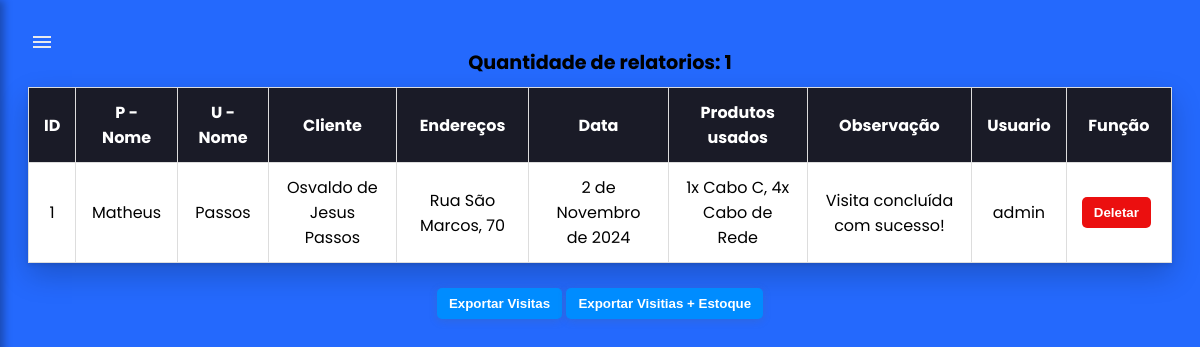
Screenshot of /sistema/visita_tecnica/historico/ (signed in) with the database file from the repository.
### visita_tecnico/models.py (models this page shows, shortened)
class RelatoriosVisitas(models.Model):
    id_visita = models.AutoField(primary_key=True)
    usuario = models.CharField(max_length=150, null=False)
    nom_tecnico = models.CharField(max_length=150, null=False)
    nom_tecnico_f = models.CharField(max_length=150)
    nom_cliente = models.CharField(max_length=150, null=False)
    endereco = models.CharField(max_length=250, null=False)
    data = models.DateField(null=False, blank=True)
    prod_usado = models.CharField(max_length=255, null=False)
    observacao = models.TextField(null=False, blank=True)
    user = models.ForeignKey(User, on_delete = models.CASCADE)

### visita_tecnico/views.py (the view)
# urls.py: path('historico/', views.historico, name = 'historico' ),
@login_required
def historico(request): #Aqui é a views responsavel pela parte do historico em si
    if request.method == 'GET':
        verrelat = RelatoriosVisitas.objects.all()
        return render(request, 'historico.html', {'verrelat': verrelat})

### visita_tecnico/templates/historico.html (shortened to what this page needs)
{% load static %}
{% load permission_tags %}
<!DOCTYPE html>
<html lang="pt-BR">
<head>
    <link rel="stylesheet" href="{% static "visita_tecnico/css/historico_visitas.css" %}">
</head>
{% if user|has_role:'gerente' %}
<body>
    <div class="menu-toggle" onclick="toggleSidebar()">
        <svg xmlns="http://www.w3.org/2000/svg" height="24px" viewBox="0 -960 960 960" width="24px" fill="#e8eaed" class="icone-menu"><path d="M120-240v-80h720v80H120Zm0-200v-80h720v80H120Zm0-200v-80h720v80H120Z"/></svg>
    </div>
    <div class="tabela">
        <table border="1">
            <caption>Quantidade de relatorios: {{ verrelat|length }}</caption>
            <thead>
                <tr>
                    <th>ID</th>
                    <th>P - Nome</th>
                    <th>U - Nome</th>
                    <th>Cliente</th>
                    <th>Endereços</th>
                    <th>Data</th>
                    <th>Produtos usados</th>
                    <th>Observação</th>
                    <th>Usuario</th>
                    <th>Função</th>
                </tr>
            </thead>
            <tbody>
                {% for relatorio in verrelat %}
                <tr>
                    <td>{{ relatorio.id_visita }}</td>
                    <td>{{ relatorio.nom_tecnico }}</td>
                    <td>{{ relatorio.nom_tecnico_f }}</td>
                    <td>{{ relatorio.nom_cliente }}</td>
                    <td>{{ relatorio.endereco }}</td>
                    <td>{{ relatorio.data }}</td>
                    <td>{{ relatorio.prod_usado }}</td>
                    <td>{{ relatorio.observacao }}</td>
                    <td>{{ relatorio.user }}</td>
                    <td>
                        <button id="deletar" onclick="openModal('{% url 'deletar_visita' relatorio.id_visita %}')">Deletar</button>
                    </td>
                {% endfor %}
            </tbody>
        </table>
        <div>
            <br><a href="{% url 'exportar_csvh' %}"><button id = 'csv'>Exportar Visitas</button></a>
            <a href="{% url 'exportar_csv_geral' %}"><button id = 'csvg'>Exportar Visitias + Estoque</button></a>
        </div>
</div>
</body>
{% endif %}

### template/static/visita_tecnico/css/historico_visitas.css (style rules this page uses)
body { font-family: "Poppins", sans-serif; background-color: rgb(36, 105, 253); height: 110vh; background-size: cover; background-position: center; background-repeat:no-repeat ; }
.tabela { display: flex; flex-direction: column; align-items: center; padding: 20px; }
.tabela table { width: 100%; max-width: 1200px; border-collapse: collapse; box-shadow: rgba(0, 0, 0, 0.2) 0px 12px 28px 0px, rgba(0, 0, 0, 0.1) 0px 2px 4px 0px, rgba(255, 255, 255, 0.05) 0px 0px 0px 1px inset; margin-top: 20px; background: #ffffff; }
.tabela caption { font-size: 1.2em; font-weight: bold; margin-bottom: 10px; text-align: center; }
.tabela th, .tabela td { padding: 12px 15px; border: 1px solid #ddd; text-align: center; }
.tabela thead { background-color: #1A1B27; color: #ffffff; }
.tabela button { padding: 8px 12px; border: none; border-radius: 5px; color: white; cursor: pointer; font-weight: bold; }
#deletar { background-color: #eb0f0f; margin-right: 5px; }
#csv, #csvg { background-color: #008cff; box-shadow: rgba(99, 99, 99, 0.2) 0px 2px 8px 0px; }
.menu-toggle { position: fixed; top: 20px; left: 20px; color: #fff; padding: 10px; border-radius: 5px; cursor: pointer; z-index: 1002; }

### rows the page displays
RelatoriosVisitas: id_visita "1", nom_tecnico "Matheus", nom_tecnico_f "Passos", nom_cliente "Osvaldo de Jesus Passos", endereco "Rua São Marcos, 70", data "2 de Novembro de 2024", prod_usado "1x Cabo C, 4x Cabo de Rede", observacao "Visita concluída com sucesso!", user "admin"

### other values shown
{{ verrelat|length }} "1"
